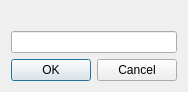
<?xml version="1.0" encoding="UTF-8"?>
<ui version="4.0">
 <class>LayoutNameDialog</class>
 <widget class="QDialog" name="LayoutNameDialog">
  <property name="windowTitle">
   <string/>
  </property>
  <property name="modal">
   <bool>true</bool>
  </property>
  <layout class="QVBoxLayout" name="verticalLayout">
   <property name="sizeConstraint">
    <enum>QLayout::SetFixedSize</enum>
   </property>
   <item>
    <widget class="QLabel" name="label">
     <property name="text">
      <string/>
     </property>
    </widget>
   </item>
   <item>
    <widget class="QLineEdit" name="nameLineEdit"/>
   </item>
   <item>
    <widget class="QDialogButtonBox" name="buttonBox">
     <property name="orientation">
      <enum>Qt::Horizontal</enum>
     </property>
     <property name="standardButtons">
      <set>QDialogButtonBox::Cancel|QDialogButtonBox::Ok</set>
     </property>
    </widget>
   </item>
  </layout>
 </widget>
 <resources/>
 <connections>
  <connection>
   <sender>buttonBox</sender>
   <signal>accepted()</signal>
   <receiver>LayoutNameDialog</receiver>
   <slot>accept()</slot>
   <hints>
    <hint type="sourcelabel">
     <x>248</x>
     <y>254</y>
    </hint>
    <hint type="destinationlabel">
     <x>157</x>
     <y>274</y>
    </hint>
   </hints>
  </connection>
  <connection>
   <sender>buttonBox</sender>
   <signal>rejected()</signal>
   <receiver>LayoutNameDialog</receiver>
   <slot>reject()</slot>
   <hints>
    <hint type="sourcelabel">
     <x>316</x>
     <y>260</y>
    </hint>
    <hint type="destinationlabel">
     <x>286</x>
     <y>274</y>
    </hint>
   </hints>
  </connection>
 </connections>
</ui>
